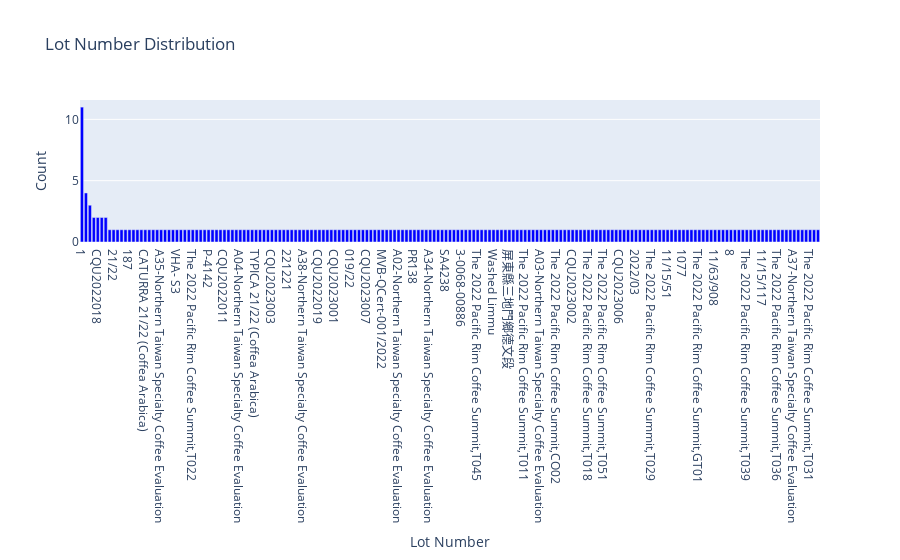

Notebook code cell kept with this figure:
### Code cell
# plot bar chart for lot_number
fig = go.Figure()
# bar plot
fig.add_trace(go.Bar(x=df['lot_number'].value_counts().index, y=df['lot_number'].value_counts().values, marker_color='blue',))
fig.update_layout(title='Lot Number Distribution', xaxis_title='Lot Number', yaxis_title='Count')
fig.show()

### Figure 1 — Plotly figure (JSON) as saved in the notebook; plotly's stock layout.template omitted (floating-point values rounded to 4 significant figures; data arrays with more than 128 entries replaced by an {"elided": "..."} marker saying what was removed)
{"data": [{"marker": {"color": "blue"}, "type": "bar", "x": {"elided": "187 str values"}, "y": {"elided": "187 int values"}}], "layout": {"title": {"text": "Lot Number Distribution"}, "xaxis": {"title": {"text": "Lot Number"}}, "yaxis": {"title": {"text": "Count"}}}}
